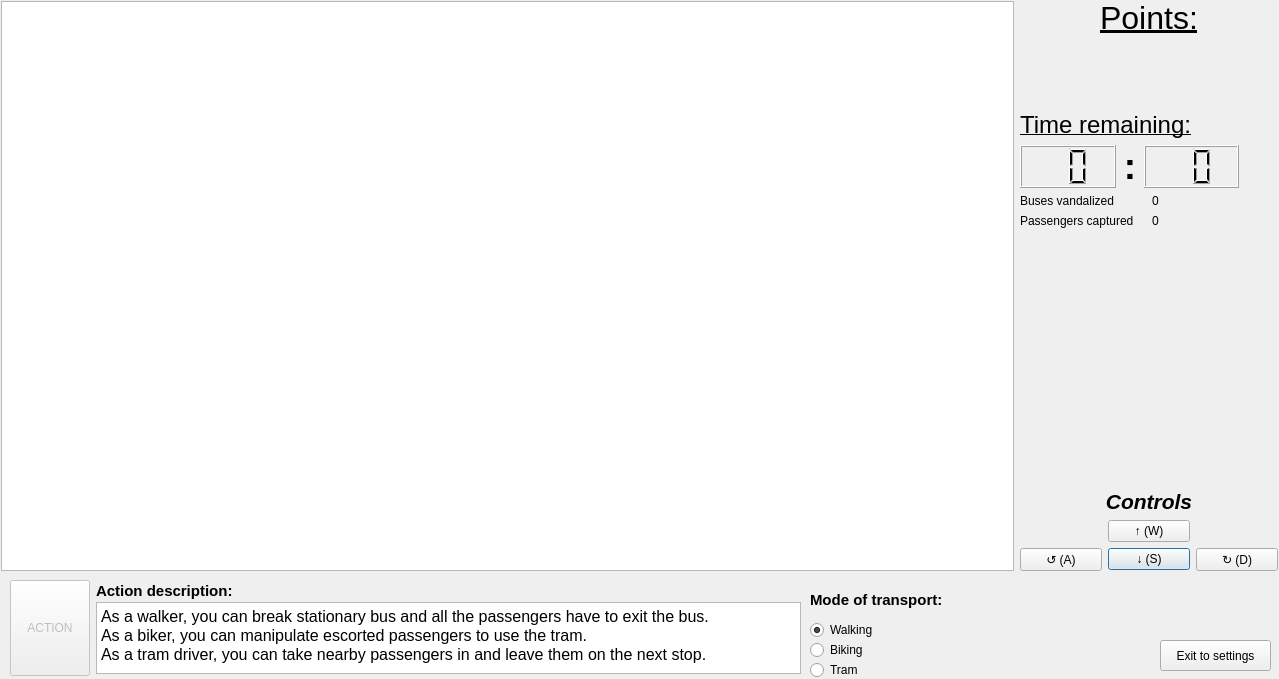
<?xml version="1.0" encoding="UTF-8"?>
<ui version="4.0">
 <class>GameWindow</class>
 <widget class="QDialog" name="GameWindow">
  <property name="geometry">
   <rect>
    <x>0</x>
    <y>0</y>
    <width>1279</width>
    <height>679</height>
   </rect>
  </property>
  <property name="maximumSize">
   <size>
    <width>1920</width>
    <height>1080</height>
   </size>
  </property>
  <property name="windowTitle">
   <string>NysseHajos</string>
  </property>
  <property name="locale">
   <locale language="English" country="Finland"/>
  </property>
  <widget class="QGraphicsView" name="graphicsView">
   <property name="geometry">
    <rect>
     <x>1</x>
     <y>1</y>
     <width>1013</width>
     <height>570</height>
    </rect>
   </property>
   <property name="sizePolicy">
    <sizepolicy hsizetype="Fixed" vsizetype="Fixed">
     <horstretch>0</horstretch>
     <verstretch>0</verstretch>
    </sizepolicy>
   </property>
   <property name="baseSize">
    <size>
     <width>0</width>
     <height>0</height>
    </size>
   </property>
  </widget>
  <widget class="QWidget" name="verticalLayoutWidget_2">
   <property name="geometry">
    <rect>
     <x>1020</x>
     <y>0</y>
     <width>258</width>
     <height>571</height>
    </rect>
   </property>
   <layout class="QVBoxLayout" name="verticalLayout_2">
    <item>
     <layout class="QVBoxLayout" name="verticalLayout">
      <item>
       <widget class="QLabel" name="pointsLabel">
        <property name="font">
         <font>
          <pointsize>16</pointsize>
         </font>
        </property>
        <property name="text">
         <string>&lt;html&gt;&lt;head/&gt;&lt;body&gt;&lt;p align=&quot;center&quot;&gt;&lt;span style=&quot; font-size:24pt; text-decoration: underline;&quot;&gt;Points:&lt;/span&gt;&lt;/p&gt;&lt;/body&gt;&lt;/html&gt;</string>
        </property>
       </widget>
      </item>
      <item>
       <widget class="QLabel" name="PointsPlaceholder">
        <property name="font">
         <font>
          <pointsize>20</pointsize>
         </font>
        </property>
        <property name="text">
         <string>&lt;html&gt;&lt;head/&gt;&lt;body&gt;&lt;p align=&quot;center&quot;&gt;&lt;br/&gt;&lt;/p&gt;&lt;/body&gt;&lt;/html&gt;</string>
        </property>
        <property name="alignment">
         <set>Qt::AlignCenter</set>
        </property>
       </widget>
      </item>
      <item>
       <widget class="QLabel" name="timeLabel">
        <property name="text">
         <string>&lt;html&gt;&lt;head/&gt;&lt;body&gt;&lt;p&gt;&lt;span style=&quot; font-size:18pt; text-decoration: underline;&quot;&gt;Time remaining:&lt;/span&gt;&lt;/p&gt;&lt;/body&gt;&lt;/html&gt;</string>
        </property>
       </widget>
      </item>
      <item>
       <layout class="QHBoxLayout" name="horizontalLayout_2">
        <item>
         <widget class="QLCDNumber" name="lcdMinutes">
          <property name="digitCount">
           <number>2</number>
          </property>
          <property name="intValue" stdset="0">
           <number>0</number>
          </property>
         </widget>
        </item>
        <item>
         <widget class="QLabel" name="Colon">
          <property name="sizePolicy">
           <sizepolicy hsizetype="Minimum" vsizetype="Minimum">
            <horstretch>0</horstretch>
            <verstretch>0</verstretch>
           </sizepolicy>
          </property>
          <property name="maximumSize">
           <size>
            <width>16</width>
            <height>60</height>
           </size>
          </property>
          <property name="text">
           <string>&lt;html&gt;&lt;head/&gt;&lt;body&gt;&lt;p align=&quot;center&quot;&gt;&lt;span style=&quot; font-size:28pt; font-weight:600;&quot;&gt;:&lt;/span&gt;&lt;/p&gt;&lt;/body&gt;&lt;/html&gt;</string>
          </property>
         </widget>
        </item>
        <item>
         <widget class="QLCDNumber" name="lcdSeconds">
          <property name="enabled">
           <bool>true</bool>
          </property>
          <property name="digitCount">
           <number>2</number>
          </property>
          <property name="intValue" stdset="0">
           <number>0</number>
          </property>
         </widget>
        </item>
        <item>
         <spacer name="horizontalSpacer_2">
          <property name="orientation">
           <enum>Qt::Horizontal</enum>
          </property>
          <property name="sizeType">
           <enum>QSizePolicy::Fixed</enum>
          </property>
          <property name="sizeHint" stdset="0">
           <size>
            <width>39</width>
            <height>20</height>
           </size>
          </property>
         </spacer>
        </item>
       </layout>
      </item>
      <item>
       <layout class="QGridLayout" name="gridLayout_2">
        <item row="0" column="0">
         <widget class="QLabel" name="BusesStatLabel">
          <property name="text">
           <string>Buses vandalized</string>
          </property>
         </widget>
        </item>
        <item row="0" column="1">
         <widget class="QLabel" name="BusDestroyedScore">
          <property name="text">
           <string>0</string>
          </property>
         </widget>
        </item>
        <item row="1" column="0">
         <widget class="QLabel" name="PassengersStatLabel">
          <property name="text">
           <string>Passengers captured</string>
          </property>
         </widget>
        </item>
        <item row="1" column="1">
         <widget class="QLabel" name="PassengerCapturedScore">
          <property name="text">
           <string>0</string>
          </property>
         </widget>
        </item>
       </layout>
      </item>
      <item>
       <spacer name="verticalSpacer">
        <property name="orientation">
         <enum>Qt::Vertical</enum>
        </property>
        <property name="sizeHint" stdset="0">
         <size>
          <width>20</width>
          <height>40</height>
         </size>
        </property>
       </spacer>
      </item>
      <item>
       <widget class="QLabel" name="controlLabel">
        <property name="text">
         <string>&lt;html&gt;&lt;head/&gt;&lt;body&gt;&lt;p align=&quot;center&quot;&gt;&lt;span style=&quot; font-size:16pt; font-weight:600; font-style:italic;&quot;&gt;Controls&lt;/span&gt;&lt;/p&gt;&lt;/body&gt;&lt;/html&gt;</string>
        </property>
       </widget>
      </item>
      <item>
       <layout class="QGridLayout" name="gridLayout">
        <item row="1" column="1">
         <widget class="QPushButton" name="backwardButton">
          <property name="enabled">
           <bool>true</bool>
          </property>
          <property name="text">
           <string>↓ (S)</string>
          </property>
         </widget>
        </item>
        <item row="1" column="0">
         <widget class="QPushButton" name="leftRotateButton">
          <property name="enabled">
           <bool>true</bool>
          </property>
          <property name="text">
           <string>↺ (A)</string>
          </property>
         </widget>
        </item>
        <item row="1" column="2">
         <widget class="QPushButton" name="rightRotateButton">
          <property name="enabled">
           <bool>true</bool>
          </property>
          <property name="text">
           <string>↻ (D)</string>
          </property>
         </widget>
        </item>
        <item row="0" column="1">
         <widget class="QPushButton" name="forwardButton">
          <property name="enabled">
           <bool>true</bool>
          </property>
          <property name="text">
           <string>↑ (W)</string>
          </property>
         </widget>
        </item>
       </layout>
      </item>
     </layout>
    </item>
   </layout>
  </widget>
  <widget class="QWidget" name="horizontalLayoutWidget_2">
   <property name="geometry">
    <rect>
     <x>10</x>
     <y>580</y>
     <width>791</width>
     <height>96</height>
    </rect>
   </property>
   <layout class="QHBoxLayout" name="horizontalLayout_3">
    <item>
     <widget class="QPushButton" name="actionButton">
      <property name="enabled">
       <bool>false</bool>
      </property>
      <property name="sizePolicy">
       <sizepolicy hsizetype="Maximum" vsizetype="Expanding">
        <horstretch>0</horstretch>
        <verstretch>0</verstretch>
       </sizepolicy>
      </property>
      <property name="maximumSize">
       <size>
        <width>16777215</width>
        <height>16777215</height>
       </size>
      </property>
      <property name="text">
       <string>ACTION</string>
      </property>
     </widget>
    </item>
    <item>
     <layout class="QVBoxLayout" name="verticalLayout_3">
      <property name="spacing">
       <number>0</number>
      </property>
      <item>
       <widget class="QLabel" name="descLabel">
        <property name="sizePolicy">
         <sizepolicy hsizetype="Fixed" vsizetype="Fixed">
          <horstretch>0</horstretch>
          <verstretch>0</verstretch>
         </sizepolicy>
        </property>
        <property name="text">
         <string>&lt;html&gt;&lt;head/&gt;&lt;body&gt;&lt;p&gt;&lt;span style=&quot; font-size:11pt; font-weight:600;&quot;&gt;Action description:&lt;/span&gt;&lt;/p&gt;&lt;/body&gt;&lt;/html&gt;</string>
        </property>
       </widget>
      </item>
      <item>
       <widget class="QTextBrowser" name="textBrowser">
        <property name="sizePolicy">
         <sizepolicy hsizetype="Fixed" vsizetype="Fixed">
          <horstretch>0</horstretch>
          <verstretch>0</verstretch>
         </sizepolicy>
        </property>
        <property name="maximumSize">
         <size>
          <width>743</width>
          <height>72</height>
         </size>
        </property>
        <property name="html">
         <string>&lt;!DOCTYPE HTML PUBLIC &quot;-//W3C//DTD HTML 4.0//EN&quot; &quot;http://www.w3.org/TR/REC-html40/strict.dtd&quot;&gt;
&lt;html&gt;&lt;head&gt;&lt;meta name=&quot;qrichtext&quot; content=&quot;1&quot; /&gt;&lt;style type=&quot;text/css&quot;&gt;
p, li { white-space: pre-wrap; }
&lt;/style&gt;&lt;/head&gt;&lt;body style=&quot; font-family:'MS Shell Dlg 2'; font-size:8pt; font-weight:400; font-style:normal;&quot;&gt;
&lt;p style=&quot; margin-top:0px; margin-bottom:0px; margin-left:0px; margin-right:0px; -qt-block-indent:0; text-indent:0px;&quot;&gt;&lt;span style=&quot; font-size:12pt;&quot;&gt;As a walker, you can break stationary bus and all the passengers have to exit the bus.&lt;/span&gt;&lt;/p&gt;
&lt;p style=&quot; margin-top:0px; margin-bottom:0px; margin-left:0px; margin-right:0px; -qt-block-indent:0; text-indent:0px;&quot;&gt;&lt;span style=&quot; font-size:12pt;&quot;&gt;As a biker, you can manipulate escorted passengers to use the tram.&lt;/span&gt;&lt;/p&gt;
&lt;p style=&quot; margin-top:0px; margin-bottom:0px; margin-left:0px; margin-right:0px; -qt-block-indent:0; text-indent:0px;&quot;&gt;&lt;span style=&quot; font-size:12pt;&quot;&gt;As a tram driver, you can take nearby passengers in and leave them on the next stop.&lt;/span&gt;&lt;/p&gt;&lt;/body&gt;&lt;/html&gt;</string>
        </property>
       </widget>
      </item>
     </layout>
    </item>
   </layout>
  </widget>
  <widget class="QPushButton" name="quitButton">
   <property name="geometry">
    <rect>
     <x>1160</x>
     <y>640</y>
     <width>111</width>
     <height>31</height>
    </rect>
   </property>
   <property name="text">
    <string>Exit to settings</string>
   </property>
  </widget>
  <widget class="QWidget" name="verticalLayoutWidget_3">
   <property name="geometry">
    <rect>
     <x>810</x>
     <y>580</y>
     <width>151</width>
     <height>100</height>
    </rect>
   </property>
   <layout class="QVBoxLayout" name="verticalLayout_4">
    <property name="spacing">
     <number>0</number>
    </property>
    <property name="sizeConstraint">
     <enum>QLayout::SetMinimumSize</enum>
    </property>
    <item>
     <widget class="QLabel" name="transportLabel">
      <property name="text">
       <string>&lt;html&gt;&lt;head/&gt;&lt;body&gt;&lt;p&gt;&lt;span style=&quot; font-size:11pt; font-weight:600;&quot;&gt;Mode of transport:&lt;/span&gt;&lt;/p&gt;&lt;/body&gt;&lt;/html&gt;</string>
      </property>
     </widget>
    </item>
    <item>
     <widget class="QRadioButton" name="walkerButton">
      <property name="enabled">
       <bool>true</bool>
      </property>
      <property name="text">
       <string>Walking</string>
      </property>
      <property name="checked">
       <bool>true</bool>
      </property>
      <property name="autoRepeat">
       <bool>false</bool>
      </property>
     </widget>
    </item>
    <item>
     <widget class="QRadioButton" name="bikerButton">
      <property name="enabled">
       <bool>true</bool>
      </property>
      <property name="text">
       <string>Biking</string>
      </property>
     </widget>
    </item>
    <item>
     <widget class="QRadioButton" name="tramButton">
      <property name="enabled">
       <bool>true</bool>
      </property>
      <property name="text">
       <string>Tram</string>
      </property>
     </widget>
    </item>
   </layout>
  </widget>
 </widget>
 <resources/>
 <connections>
  <connection>
   <sender>quitButton</sender>
   <signal>clicked()</signal>
   <receiver>GameWindow</receiver>
   <slot>close()</slot>
   <hints>
    <hint type="sourcelabel">
     <x>1222</x>
     <y>651</y>
    </hint>
    <hint type="destinationlabel">
     <x>1048</x>
     <y>618</y>
    </hint>
   </hints>
  </connection>
 </connections>
</ui>
